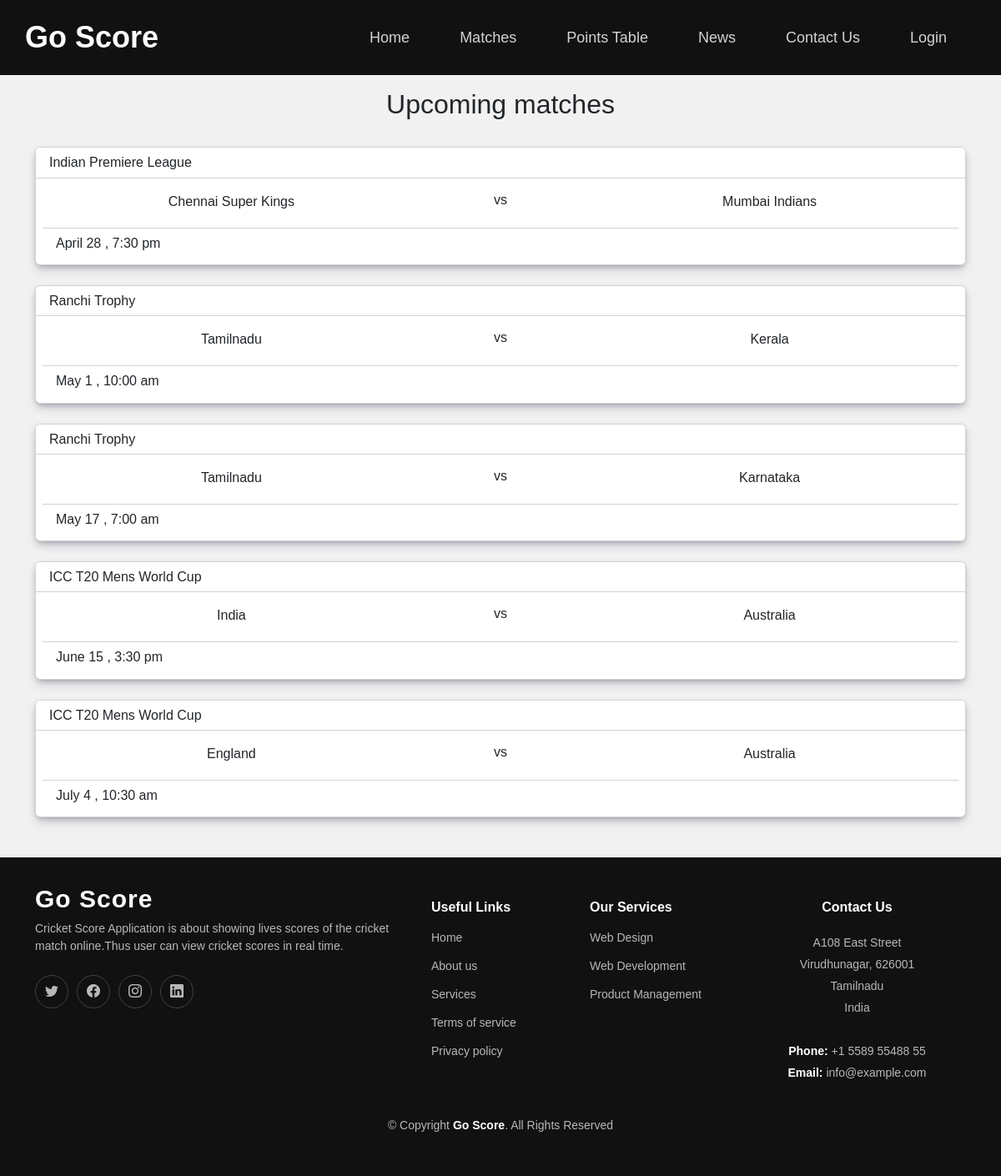
Screenshot of /match.php with the database file from the repository.
### tables this page shows
CREATE TABLE `schedule` (
  `sno` int(11) NOT NULL,
  `match_id` varchar(255) NOT NULL,
  `tournament` varchar(255) NOT NULL,
  `team1` varchar(255) NOT NULL,
  `team2` varchar(255) NOT NULL,
  `location` varchar(255) NOT NULL,
  `date&time` datetime NOT NULL,
  `status` int(11) NOT NULL
);

CREATE TABLE `tournament` (
  `sno` int(11) NOT NULL,
  `tournament_id` varchar(255) NOT NULL,
  `tournament_name` varchar(255) NOT NULL,
  `start_date` date NOT NULL,
  `status` int(11) NOT NULL
);

CREATE TABLE `team` (
  `sno` int(11) NOT NULL,
  `tournament_id` varchar(255) NOT NULL,
  `team_id` varchar(255) NOT NULL,
  `team_name` varchar(255) NOT NULL,
  `short_name` varchar(255) NOT NULL,
  `status` int(11) NOT NULL
);

### match.php (the view, shortened to what this page needs)
<?php
include_once('admin/config.php');
?>
<!DOCTYPE html>
<html lang="en">
<head>
    <link rel="stylesheet" href="assets/bootstrap/bootstrap.css">
    <link rel="stylesheet" href="assets/css/main.css">
    <link rel="stylesheet" href="assets/icons/icons.css">
</head>
<body>
    <?php
    include_once("header.php");
    ?>
    <div class="container">
        <div class="row mt-3">
            <div class="flex-wrap">
                <div class="col-12">
                    <h2 class="text-center">Upcoming matches</h2>
                </div>
            </div>
        </div>
        <div class="row mt-4 mb-4">
            <div class="flex-wrap">
                <?php
                $sql = "SELECT * from schedule WHERE `status`= 0 ORDER BY `date&time` ASC";
                $res = mysqli_query($conn, $sql);
                while ($row = mysqli_fetch_assoc($res)) {
                ?>
                    <div class="card mb-4">
                        <div class="card-header">
                            <div class="row">
                                <div class="col-12">
                                    <?php
                                    $sql1 = "SELECT * from tournament WHERE `tournament_id`='" . $row['tournament'] . "' AND `status`= 0";
                                    $res1 = mysqli_query($conn, $sql1);
                                    if ($row1 = mysqli_fetch_assoc($res1)) {
                                        echo "<h6>" . $row1['tournament_name'] . "</h6>";
                                    }
                                    ?>
                                </div>
                            </div>
                        </div>
                        <div class="card-body">
                            <div class="row">
                                <div class="col-5">
                                    <div class="d-flex justify-content-center">
                                        <?php
                                        $sql2 = "SELECT `team_name` FROM team WHERE `team_id`='" . $row['team1'] . "' AND `status`=0";
                                        $res2 = mysqli_query($conn, $sql2);
                                        if ($row2 = mysqli_fetch_assoc($res2)) {
                                            echo $row2['team_name'];
                                        }
                                        ?>
                                    </div>
                                </div>
                                <div class="col-2">
                                    <div class="d-flex justify-content-center">
                                        <h6>vs</h6>
                                    </div>
                                </div>
                                <div class="col-5">
                                    <div class="d-flex justify-content-center">
                                        <?php
                                        $sql2 = "SELECT `team_name` FROM team WHERE `team_id`='" . $row['team2'] . "' AND `status`=0";
                                        $res2 = mysqli_query($conn, $sql2);
                                        if ($row2 = mysqli_fetch_assoc($res2)) {
                                            echo $row2['team_name'];
                                        }
                                        ?>
                                    </div>
                                </div>
                            </div>
                        </div>
                        <div class="card-footer mx-2">
                            <div class="row">
                                <div class="col-4">
                                    <div class="d-flex flex-row">
                                        <?php
                                        echo "<h6>" . date('F j , g:i a', strtotime($row['date&time'])) . "</h6>";
                                        ?>
                                    </div>
                                </div>
                            </div>
                        </div>
                    </div>
                <?php } ?>
            </div>
        </div>
    </div>
    <?php
    include_once("footer.php");
    ?>
</body>
</html>

### rows the page displays
schedule: tournament.tournament_name "Indian Premiere League", team.team_name "Chennai Super Kings", team.team_name "Mumbai Indians", date "April 28 , 7:30 pm"
schedule: tournament.tournament_name "Ranchi Trophy", team.team_name "Tamilnadu", team.team_name "Kerala", date "May 1 , 10:00 am"
schedule: tournament.tournament_name "Ranchi Trophy", team.team_name "Tamilnadu", team.team_name "Karnataka", date "May 17 , 7:00 am"
schedule: tournament.tournament_name "ICC T20 Mens World Cup", team.team_name "India", team.team_name "Australia", date "June 15 , 3:30 pm"
schedule: tournament.tournament_name "ICC T20 Mens World Cup", team.team_name "England", team.team_name "Australia", date "July 4 , 10:30 am"
